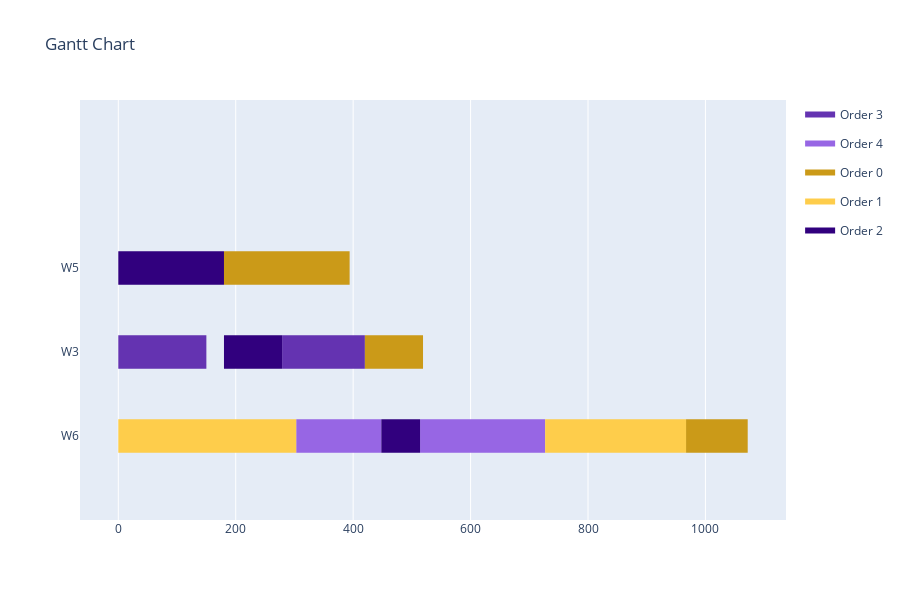

Source (notebook cell):
### Code cell
def is_first(jobs, index): # check if job is the first in it's order sequence
    return jobs[index][2] == 0 or order_for_index[jobs[index][2]-1] != order_for_index[jobs[index][2]]
durations = []
for i in range(len(assignments)):
    durations.append(duration_lookup_table[operations[i]][assignments[i]])

w = dict()
for i in range(len(assignments)):
    if assignments[i] not in w:
        w[assignments[i]] = []
    w[assignments[i]].append([solution[i], solution[i]+durations[i], i]) #<start, end, index>
import copy
new_solution = copy.deepcopy(solution)
changes_made = True
while changes_made:
    changes_made = False
    for workstation in w.keys():
        sorted_jobs = sorted(w[workstation], key=lambda x: x[0])
        for i in range(len(sorted_jobs)):
            shift = 0
            if is_first(sorted_jobs, i):
                if i == 0: # start at 0
                    shift = sorted_jobs[i][0] 
                    sorted_jobs[i][0] -= shift
                    sorted_jobs[i][1] -= shift                  
                else: # there are other jobs on this workstation before this one
                    shift = sorted_jobs[i][0] - sorted_jobs[i-1][1] # move it back to where the previous job stopped
                    sorted_jobs[i][0] -= shift
                    sorted_jobs[i][1] -= shift
            else: # find end of previous job in sequence + end of job previous on the workstation -> move to closer one
                prev_end = new_solution[sorted_jobs[i][2]-1] + durations[sorted_jobs[i][2]-1]
                prev_shift = sorted_jobs[i][0] - prev_end
                if i == 0: # no previous jobs on this workstation
                    shift = prev_shift
                    sorted_jobs[i][0] -= shift
                    sorted_jobs[i][1] -= shift
                else:
                    shift = sorted_jobs[i][0] - sorted_jobs[i-1][1] # move it back to where the previous job stopped
                    if prev_shift < shift:
                        shift = prev_shift
                    sorted_jobs[i][0] -= shift
                    sorted_jobs[i][1] -= shift
            new_solution[sorted_jobs[i][2]] = sorted_jobs[i][0] # update new start points
            changes_made = changes_made or shift != 0
print(new_solution)
print(f'Makespan: {abs(fitness_function_time_slots(new_solution, 0)) - 1}')
data = []
for i in range(len(operations)):
    data.append([assignments[i], operations[i], new_solution[i], durations[i]])
visualize(data)

### Figure 1 — Plotly figure (JSON) as saved in the notebook; plotly's stock layout.template omitted (floating-point values rounded to 4 significant figures)
{"data": [{"fill": "toself", "fillcolor": "rgb(100, 51, 177)", "hoverinfo": "name", "legendgroup": "rgb(100, 51, 177)", "mode": "none", "name": "Order 3", "type": "scatter", "x": [0, 150, 150, 0, 0, 279, 334, 334, 279, 279, 334, 420, 420, 334], "y": [0.8, 0.8, 1.2, 1.2, null, 0.8, 0.8, 1.2, 1.2, null, 0.8, 0.8, 1.2, 1.2]}, {"fill": "toself", "fillcolor": "rgb(151, 102, 228)", "hoverinfo": "name", "legendgroup": "rgb(151, 102, 228)", "mode": "none", "name": "Order 4", "type": "scatter", "x": [303, 448, 448, 303, 303, 514, 627, 627, 514, 514, 627, 727, 727, 627], "y": [-0.2, -0.2, 0.2, 0.2, null, -0.2, -0.2, 0.2, 0.2, null, -0.2, -0.2, 0.2, 0.2]}, {"fill": "toself", "fillcolor": "rgb(203, 154, 24)", "hoverinfo": "name", "legendgroup": "rgb(203, 154, 24)", "mode": "none", "name": "Order 0", "type": "scatter", "x": [180, 394, 394, 180, 180, 420, 519, 519, 420, 420, 967, 1072, 1072, 967], "y": [1.8, 1.8, 2.2, 2.2, null, 0.8, 0.8, 1.2, 1.2, null, -0.2, -0.2, 0.2, 0.2]}, {"fill": "toself", "fillcolor": "rgb(254, 205, 75)", "hoverinfo": "name", "legendgroup": "rgb(254, 205, 75)", "mode": "none", "name": "Order 1", "type": "scatter", "x": [0, 133, 133, 0, 0, 133, 303, 303, 133, 133, 727, 967, 967, 727], "y": [-0.2, -0.2, 0.2, 0.2, null, -0.2, -0.2, 0.2, 0.2, null, -0.2, -0.2, 0.2, 0.2]}, {"fill": "toself", "fillcolor": "rgb(49, 0, 126)", "hoverinfo": "name", "legendgroup": "rgb(49, 0, 126)", "mode": "none", "name": "Order 2", "type": "scatter", "x": [0, 180, 180, 0, 0, 180, 279, 279, 180, 180, 448, 514, 514, 448], "y": [1.8, 1.8, 2.2, 2.2, null, 0.8, 0.8, 1.2, 1.2, null, -0.2, -0.2, 0.2, 0.2]}, {"legendgroup": "rgb(100, 51, 177)", "marker": {"color": "rgb(100, 51, 177)", "opacity": 0, "size": 1}, "mode": "markers", "name": "", "showlegend": false, "text": [null, null, null, null, null, null], "type": "scatter", "x": [0, 150, 279, 334, 334, 420], "y": [1, 1, 1, 1, 1, 1]}, {"legendgroup": "rgb(151, 102, 228)", "marker": {"color": "rgb(151, 102, 228)", "opacity": 0, "size": 1}, "mode": "markers", "name": "", "showlegend": false, "text": [null, null, null, null, null, null], "type": "scatter", "x": [303, 448, 514, 627, 627, 727], "y": [0, 0, 0, 0, 0, 0]}, {"legendgroup": "rgb(203, 154, 24)", "marker": {"color": "rgb(203, 154, 24)", "opacity": 0, "size": 1}, "mode": "markers", "name": "", "showlegend": false, "text": [null, null, null, null, null, null], "type": "scatter", "x": [180, 394, 420, 519, 967, 1072], "y": [2, 2, 1, 1, 0, 0]}, {"legendgroup": "rgb(254, 205, 75)", "marker": {"color": "rgb(254, 205, 75)", "opacity": 0, "size": 1}, "mode": "markers", "name": "", "showlegend": false, "text": [null, null, null, null, null, null], "type": "scatter", "x": [0, 133, 133, 303, 727, 967], "y": [0, 0, 0, 0, 0, 0]}, {"legendgroup": "rgb(49, 0, 126)", "marker": {"color": "rgb(49, 0, 126)", "opacity": 0, "size": 1}, "mode": "markers", "name": "", "showlegend": false, "text": [null, null, null, null, null, null], "type": "scatter", "x": [0, 180, 180, 279, 448, 514], "y": [2, 2, 1, 1, 0, 0]}], "layout": {"height": 600, "hovermode": "closest", "showlegend": true, "title": {"text": "Gantt Chart"}, "xaxis": {"rangeselector": {"buttons": [{"count": 7, "label": "1w", "step": "day", "stepmode": "backward"}, {"count": 1, "label": "1m", "step": "month", "stepmode": "backward"}, {"count": 6, "label": "6m", "step": "month", "stepmode": "backward"}, {"count": 1, "label": "YTD", "step": "year", "stepmode": "todate"}, {"count": 1, "label": "1y", "step": "year", "stepmode": "backward"}, {"step": "all"}]}, "showgrid": true, "type": "linear", "zeroline": false}, "yaxis": {"autorange": false, "range": [-1, 4], "showgrid": false, "ticktext": ["W6", "W3", "W5"], "tickvals": [0, 1, 2], "zeroline": false}}}
